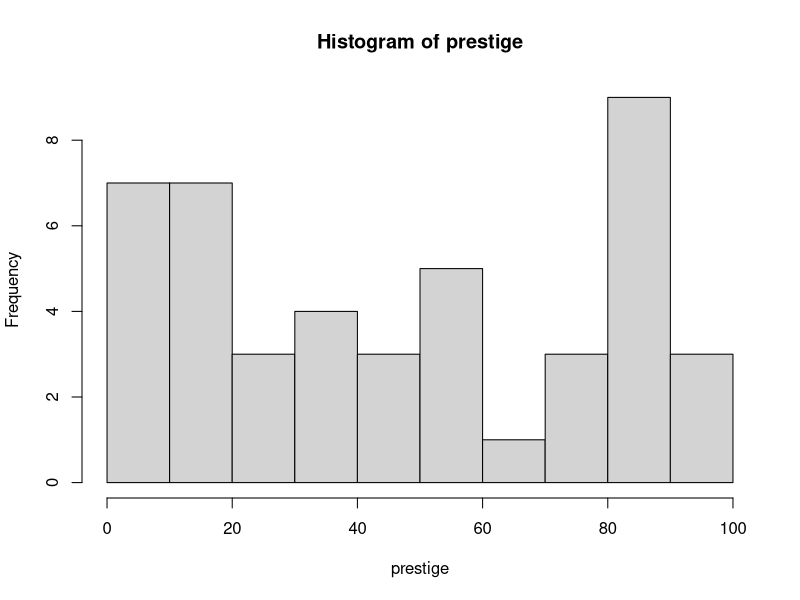
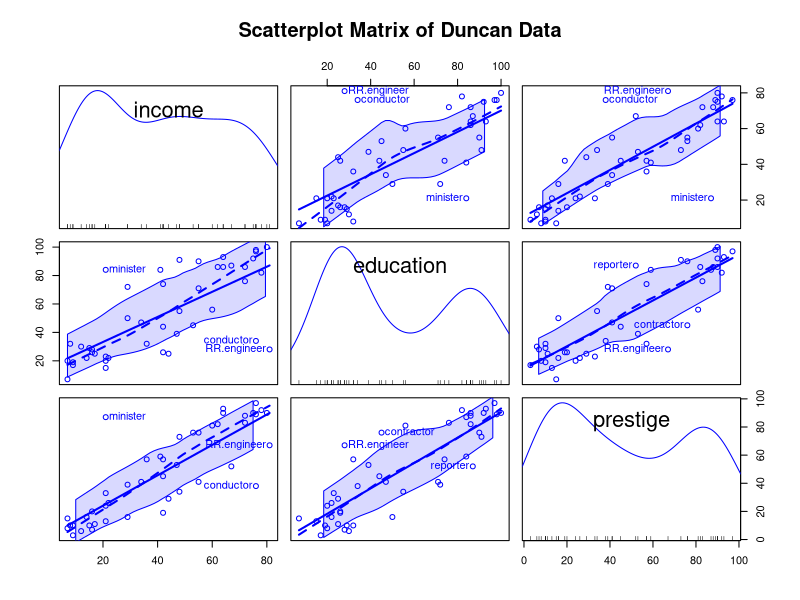
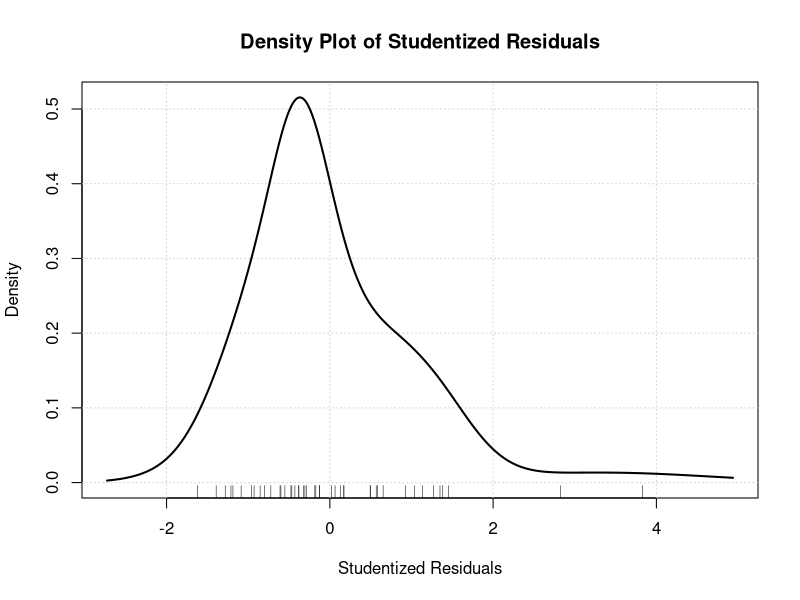
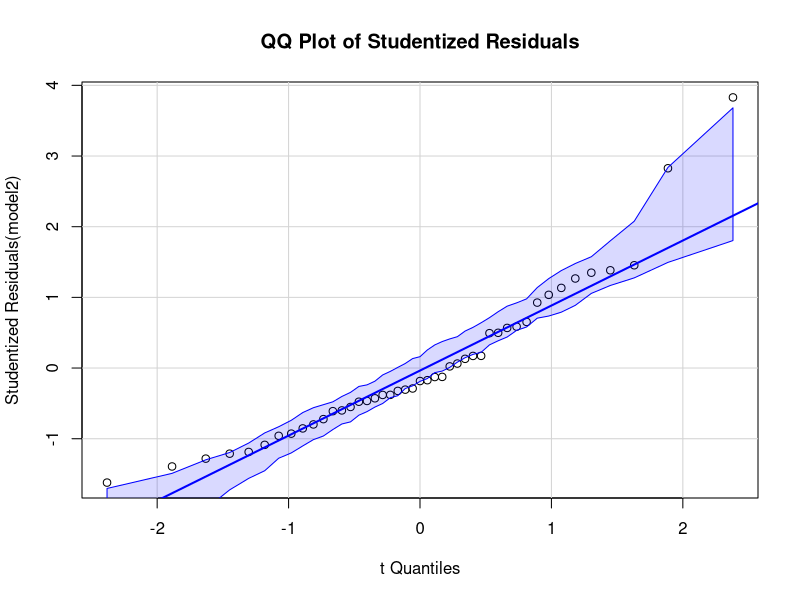
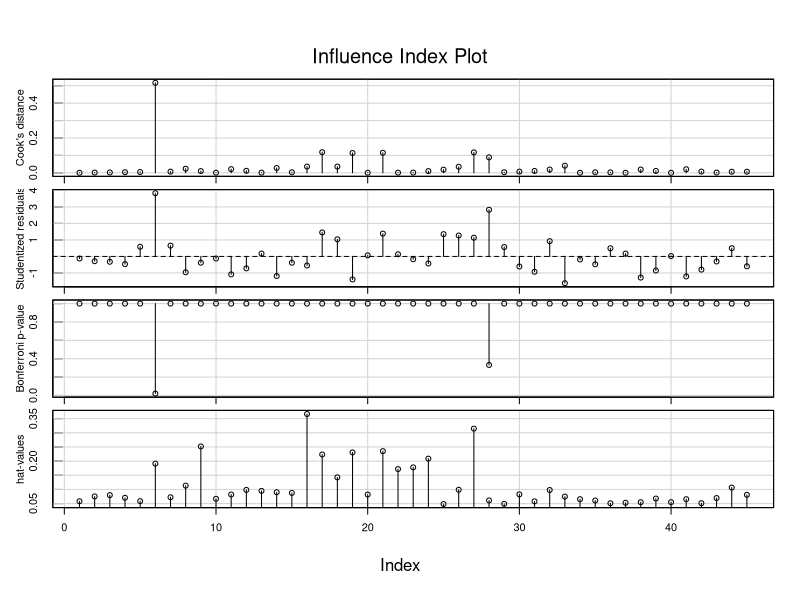
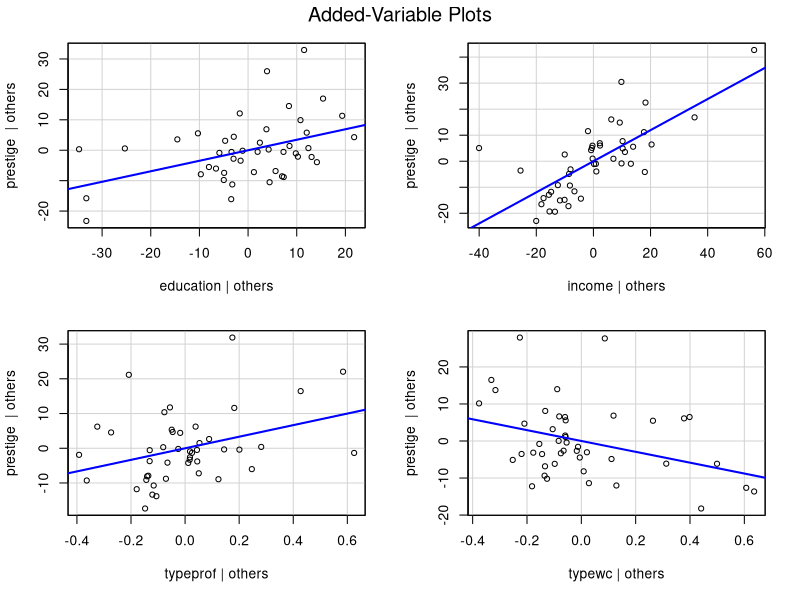
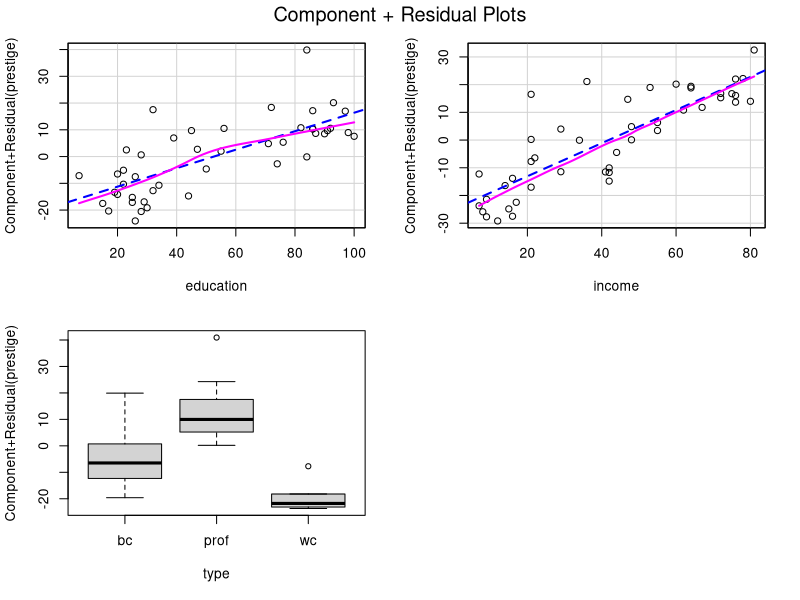

These figures' R source, in order:
## ---- chunk 1
library("car") # load car and carData packages

head(Duncan, n=10)
dim(Duncan)
## ---- chunk 2
summary(Duncan)
## ---- chunk 3
with(Duncan, hist(prestige))
## ---- chunk 4
scatterplotMatrix(
  ~ income + education + prestige, 
  data = Duncan,
  id = list(n=3),              # label 'n' most extreme points by Mahalanobis distance
  diagonal = "histogram",    
  main = "Scatterplot Matrix of Duncan Data"
)
## ---- chunk 5
model1 <- lm(prestige ~ education + income, data = Duncan)

summary(model1)
## ---- chunk 6
model2 <- lm(prestige ~ education + income + type, data = Duncan)
summary(model2)
## ---- chunk 7
library(car)
res_stud <- rstudent(model2)     

densityPlot(res_stud, 
            main = "Density Plot of Studentized Residuals", 
            xlab = "Studentized Residuals")

qqPlot(model2, 
       id = FALSE,                # set to TRUE if you want to label outliers
       main = "QQ Plot of Studentized Residuals")
## ---- chunk 8
model2 <- lm(prestige ~ education + income + type, data = Duncan)
outlierTest(model2)
## ---- chunk 9
influenceIndexPlot(model2, id=list(method="identify"), main="Influence Index Plot")

avPlots(model2, id=list(method="identify"), main="Added-Variable Plots")

# Suppose the outlierTest() or influence plots flagged row 10
model2_noOut <- update(model2, subset = -10)

# Compare coefficients of original vs. outlier-omitted model
compareCoefs(model2, model2_noOut)
## ---- chunk 10
model2_noMinister <- update(model2, subset = rownames(Duncan) != "minister")
library(car)
compareCoefs(model2, model2_noMinister)
## ---- chunk 11
crPlots(model2)
## ---- chunk 12
ncvTest(model2)
